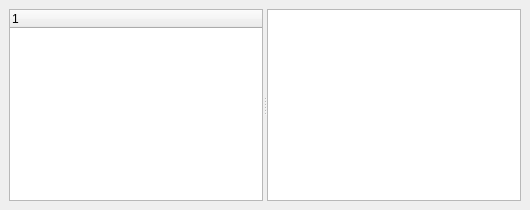
<?xml version="1.0" encoding="UTF-8"?>
<ui version="4.0">
 <class>MainWindow</class>
 <widget class="QMainWindow" name="MainWindow">
  <property name="geometry">
   <rect>
    <x>0</x>
    <y>0</y>
    <width>530</width>
    <height>210</height>
   </rect>
  </property>
  <property name="windowTitle">
   <string>MainWindow</string>
  </property>
  <widget class="QWidget" name="centralwidget">
   <layout class="QVBoxLayout" name="verticalLayout">
    <item>
     <widget class="QSplitter" name="splitter">
      <property name="orientation">
       <enum>Qt::Orientation::Horizontal</enum>
      </property>
      <widget class="QTreeWidget" name="treeWidget">
       <column>
        <property name="text">
         <string notr="true">1</string>
        </property>
       </column>
      </widget>
      <widget class="QListWidget" name="listWidget"/>
     </widget>
    </item>
   </layout>
  </widget>
  <action name="actionNew">
   <property name="text">
    <string>New...</string>
   </property>
  </action>
  <action name="actionOpen">
   <property name="text">
    <string>Open...</string>
   </property>
  </action>
  <action name="actionSave">
   <property name="text">
    <string>Save</string>
   </property>
  </action>
 </widget>
 <resources/>
 <connections/>
</ui>
